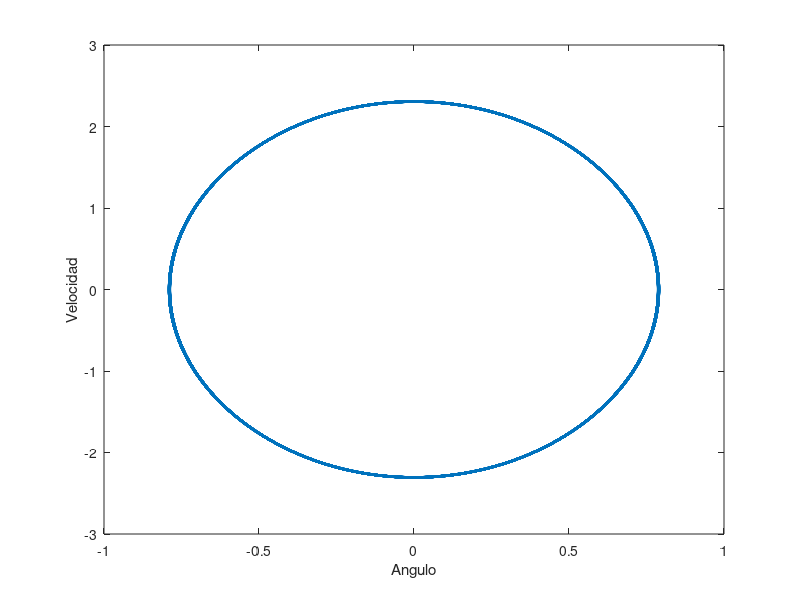

The MATLAB source for this figure:
t = 100000;
U = zeros (t, 2);
h = 0.01;
k= 9;
U(1, :) = [pi / 4 , 0];

for i = 1:t
	U(i + 1, :) = U(i, :) + h / 2 .* ([U(i, 2), -k .* sin(U(i, 1))] + [U(i, 2) + h .*(-k .* sin(U(i, 1))), -k .* sin(U(i, 1) + h .* U(i, 2))]);
end

plot(U(:, 1), U(:, 2))
shg
xlabel('Angulo')
ylabel('Velocidad')
